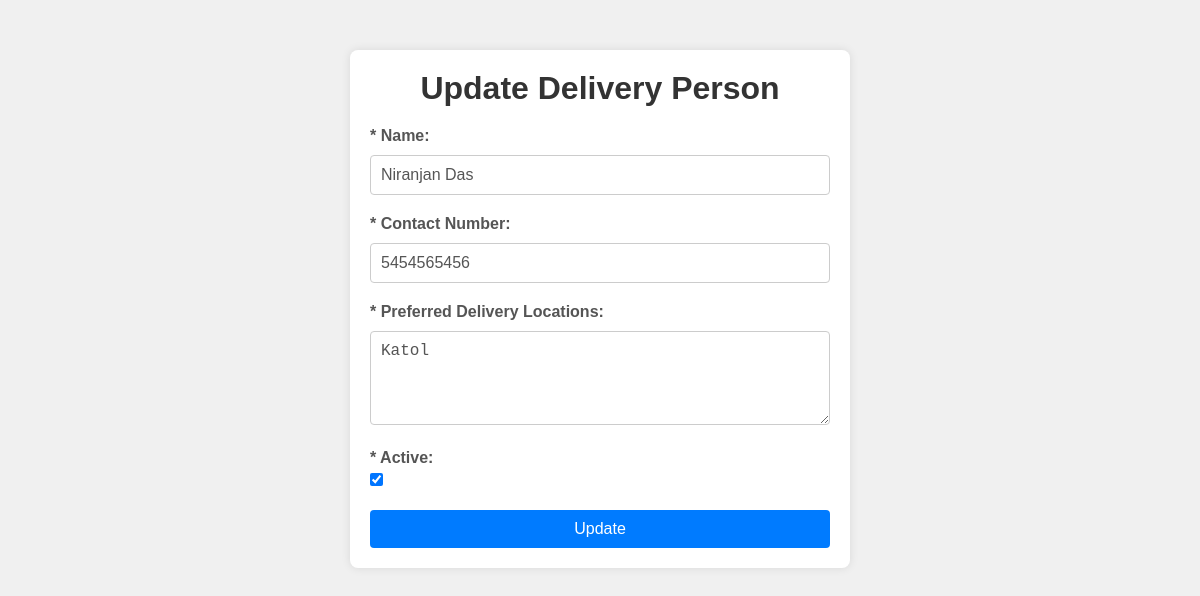
Page /open_update_delivery_person/DPNIKA292755 (signed in) on the committed database.
### app.py (models this page shows)
class DeliveryPerson(db.Model):
    DeliveryPersonID = db.Column(db.String(60), primary_key=True)
    DeliveryPersonName = db.Column(db.String(255))
    ContactNumber = db.Column(db.String(20))
    TotalDeliveries = db.Column(db.Integer)
    PreferredDeliveryLocations = db.Column(db.String(255))
    ActiveOrObsolete = db.Column(db.Boolean)

### app.py (the view)
@app.route('/open_update_delivery_person/<string:DeliveryPersonID>')
def open_update_delivery_person(DeliveryPersonID):
    if session['LoggedIn']==True and (session['Designation']=="Admin" ):
        delivery_person = DeliveryPerson.query.get_or_404(DeliveryPersonID)
        return render_template("updateDeliveryPerson.html", delivery_person=delivery_person)

### templates/updateDeliveryPerson.html (shortened to what this page needs)
<!DOCTYPE html>
<html lang="en">
<head>
</head>
<body>
    <div class="container">
        <h1>Update Delivery Person</h1>
        <form action="/update_delivery_person/{{ delivery_person.DeliveryPersonID }}" method="POST">
            <div class="form-group">
                <label for="deliveryPersonName">* Name:</label>
                <input type="text" id="deliveryPersonName" name="deliveryPersonName" value="{{ delivery_person.DeliveryPersonName }}" required>
            </div>
            <div class="form-group">
                <label for="contactNumber">* Contact Number:</label>
                <input type="tel" id="contactNumber" name="contactNumber" value="{{ delivery_person.ContactNumber }}" pattern="[0-9]{10}" title="Please enter a valid 10-digit Indian phone number" required>
            </div>
            <div class="form-group">
                <label for="preferredDeliveryLocations">* Preferred Delivery Locations:</label>
                <textarea id="preferredDeliveryLocations" name="preferredDeliveryLocations" rows="4" required>{{ delivery_person.PreferredDeliveryLocations }}</textarea>
            </div>
            <div class="form-group">
                <label for="activeOrObsolete">* Active:</label>
                <input type="checkbox" id="activeOrObsolete" name="activeOrObsolete" {% if delivery_person.ActiveOrObsolete %}checked{% endif %}>
            </div>
            <button type="submit">Update</button>
        </form>
    </div>
</body>
</html>

### templates/updateDeliveryPerson.html (style rules this page uses)
* { margin: 0; padding: 0; box-sizing: border-box; }
body { font-family: Arial, sans-serif; background-color: #f0f0f0; margin: 0; padding: 0; }
.container { max-width: 500px; margin: 50px auto; background-color: #fff; padding: 20px; border-radius: 8px; box-shadow: 0 0 10px rgba(0, 0, 0, 0.1); }
h1 { text-align: center; color: #333; margin-bottom: 20px; }
.form-group { margin-bottom: 20px; }
label { font-weight: bold; color: #555; display: block; margin-bottom: 5px; }
input[type="text"], input[type="tel"], input[type="number"], textarea { width: 100%; padding: 10px; border: 1px solid #ccc; border-radius: 4px; box-sizing: border-box; font-size: 16px; color: #555; margin-top: 5px; }
input[type="checkbox"] { width: auto; }
button { display: block; width: 100%; padding: 10px 20px; background-color: #007bff; color: #fff; border: none; border-radius: 4px; cursor: pointer; font-size: 16px; transition: background-color 0.3s ease; }

### rows in the picture
DeliveryPerson: deliveryPersonName "Niranjan Das", contactNumber "5454565456", preferredDeliveryLocations "Katol", ActiveOrObsolete "☑"
